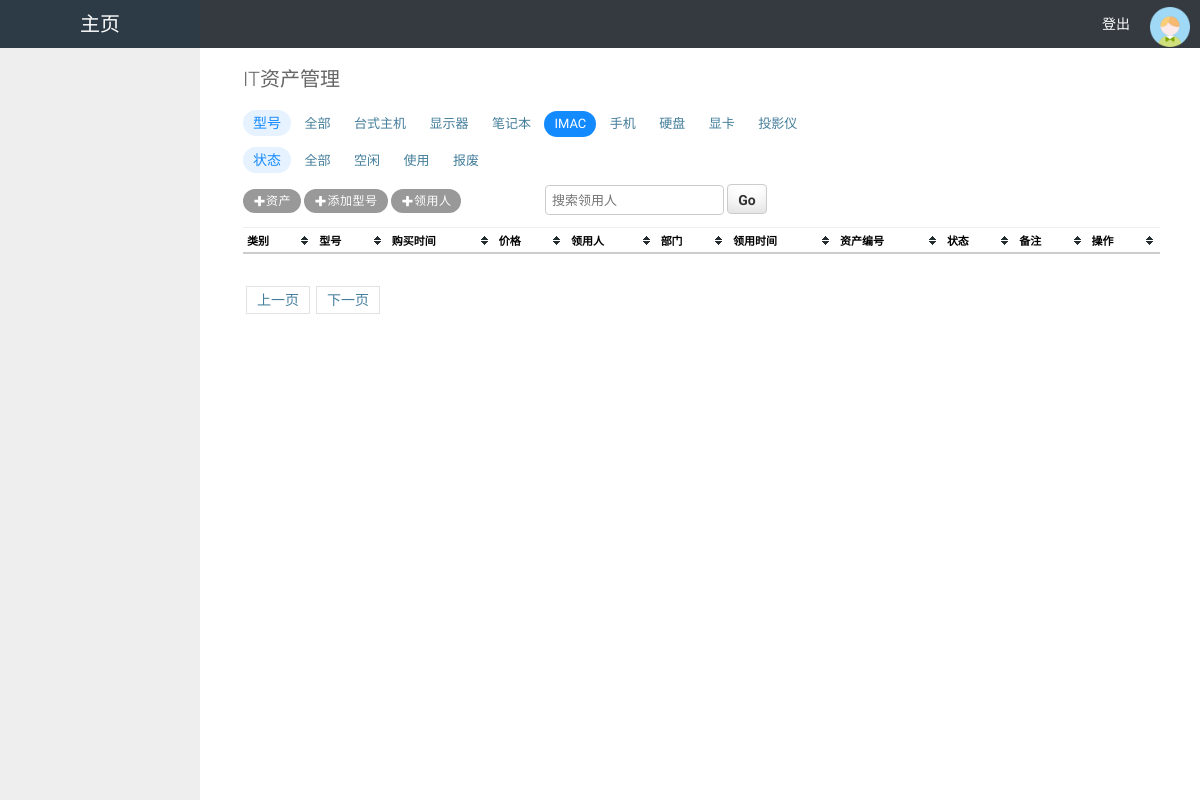
The page /asset-4-4/ on the database its author committed.
### api/models.py (models this page shows, shortened)
class Type(models.Model):
    name = models.CharField(max_length=32,verbose_name='类别')

### api/views/views.py (the view)
# urls.py: url(r'^asset-(?P<mod__type_id>\d+)-(?P<status>\d+)/$', views.handle_asset, name="asset"),
def handle_asset(request,*args,**kwargs):
    username = request.session.get('username')
    type_list = models.Type.objects.all()
    status_list = models.Asset.status_choices
    condition = {}
    r = reverse('asset',kwargs=kwargs)
    print('-->r',r)
    for k,v in kwargs.items():
        kwargs[k] = int(v)
        if v == '0':
            pass
        else:
            condition[k] = v
    print('-->condition',condition)
    print('-->args', args)
    arg_dict = kwargs
    current_page = request.GET.get('p',1)
    current_page = int(current_page)
    total_count = models.Asset.objects.all().count()
    from api.utils.page import PagerHelper
    obj = PagerHelper(total_count,current_page,'/asset-%s-%s' % (arg_dict['mod__type_id'],arg_dict['status']),1000)
    pager = obj.pager_str()
    asset_list = models.Asset.objects.filter(**condition)[obj.db_start:obj.db_end]
    if request.method == 'GET':
        q = request.GET.get('q')
        print('-->q', q)
        if q:
            rep = models.Employee.objects.filter(name__icontains=q).first()
            if rep:
                asset_list = rep.asset_set.filter(**condition)
                print('-->asset_list', asset_list)
                return render(request, 'asset.html', {'username': username, 'assets': asset_list, 'type_list': type_list, \
                                                      'status_list': status_list, 'arg_dict': arg_dict,
                                                      'str_pager': pager,'q':q})
            else:
                print('无此用户')
        else:
            q = 123
    return render(request,'asset.html',{'username':username,'assets':asset_list,'type_list':type_list,\
                                        'status_list':status_list,'arg_dict':arg_dict,'str_pager':pager})

### api/utils/page.py (called while the page is built)
    @property
    def db_start(self):
        return (self.current_page -1) * self.per_page

    @property
    def db_end(self):
        return self.current_page * self.per_page

    def total_page(self):
        v, a = divmod(self.total_count, self.per_page)
        if a != 0:
            v += 1
        return v

### templates/asset.html (shortened to what this page needs)
{% extends 'layout.html' %}
{% block css %}
    <link rel="stylesheet" type="text/css" href="/static/css/base.css">
    <link rel="stylesheet" href="/static/css/font-awesome.css">
    <link rel="stylesheet" href="/static/css/theme.default.css">
{% endblock %}
{% block content %}
    <div style="padding: 20px 40px">
    <h1>IT资产管理</h1>
    <div class="condition">
        <div>
            <span>型号</span>
            {% if arg_dict.mod__type_id  == 0 %}
                <a class="active" href="/asset-0-{{ arg_dict.status }}?q={{ q }}">全部</a>
            {% else %}
                <a href="/asset-0-{{ arg_dict.status }}?q={{ q }}">全部</a>
            {% endif %}
            {% for row in type_list %}
                {% if row.id == arg_dict.mod__type_id %}
                    <a class="active" href="/asset-{{ row.id }}-{{ arg_dict.status }}?q={{ q }}" name="{{ row.id }}">{{ row.name }}</a>
                {% else %}
                    <a href="/asset-{{ row.id }}-{{ arg_dict.status }}?q={{ q }}" name="{{ row.id }}">{{ row.name }}</a>
                {% endif %}
            {% endfor %}
        </div>
        <div>
            <span>状态</span>
            {% if arg_dict.status  == 0 %}
                <a class="active" href="/asset-{{ arg_dict.mod__type_id }}-0?q={{ q }}">全部</a>
            {% else %}
                <a href="/asset-{{ arg_dict.mod__type_id }}-0?q={{ q }}">全部</a>
            {% endif %}
            {% for row in status_list %}
                {% if row.0 == arg_dict.status %}
                    <a class="active" href="/asset-{{ arg_dict.mod__type_id }}-{{ row.0 }}?q={{ q }}" name="{{ row.id }}">{{ row.1 }}</a>
                {% else %}
                    <a href="/asset-{{ arg_dict.mod__type_id }}-{{ row.0 }}?q={{ q }}" name="{{ row.id }}">{{ row.1 }}</a>
                {% endif %}
            {% endfor %}
        </div>
    </div>
        <a href="/add_asset/" class="alink"><img src="/static/image/tooltag-add.svg" alt="">资产</a>
        <a href="/add_model/" class="alink"><img src="/static/image/tooltag-add.svg" alt="">添加型号</a>
        <a href="/add_employee/" class="alink"><img src="/static/image/tooltag-add.svg" alt="">领用人</a>
        <input id="q" type="text" style="height: 30px;margin-left: 80px" placeholder="搜索领用人" value="{{ q }}">
        <a id="search" href="/asset-0-0/?q={{ paras }}" class="button">Go</a>
    <table class="table-test asset">
        <thead>
            <tr>
                <th>类别</th>
                <th>型号</th>
                <th>购买时间</th>
                <th>价格</th>
                <th>领用人</th>
                <th>部门</th>
                <th>领用时间</th>
                <th>资产编号</th>
                <th>状态</th>
                <th>备注</th>
                <th>操作</th>
            </tr>
        </thead>
    </table>
     <div class="pagination">
        {{ str_pager | safe }}
    </div>
{% endblock %}

### static/css/base.css (style rules this page uses)
body { margin: 0; padding: 0; font-size: 14px; font-family: "Roboto","Lucida Grande","DejaVu Sans","Bitstream Vera Sans",Verdana,Arial,sans-serif; color: #333; background: #fff; }
a:link, a:visited { color: #447e9b; text-decoration: none; }
a img { border: none; }
h1,h2,h3,h4,h5 { font-weight: bold; }
h1 { margin: 0 0 20px; font-weight: 300; font-size: 20px; color: #666; }
table { border-collapse: collapse; border-color: #ccc; }
td, th { font-size: 13px; line-height: 16px; border-bottom: 1px solid #eee; vertical-align: top; padding: 8px; font-family: "Roboto", "Lucida Grande", Verdana, Arial, sans-serif; }
th { font-weight: 600; text-align: left; }
thead th, tfoot td { color: #666; padding: 5px 10px; font-size: 11px; background: #fff; border: none; border-top: 1px solid #eee; border-bottom: 1px solid #eee; }
thead th { padding: 5px 10px; line-height: normal; text-transform: uppercase; background: #f6f6f6; }
input, textarea, select, .form-row p, form .button { margin: 2px 0; padding: 2px 3px; vertical-align: middle; font-family: "Roboto", "Lucida Grande", Verdana, Arial, sans-serif; font-weight: normal; font-size: 13px; }
input[type=text], input[type=password], input[type=email], input[type=url], input[type=number], input[type=tel], textarea, select, .vTextField { border: 1px solid #ccc; border-radius: 4px; padding: 5px 6px; margin-top: 0; }
.button, input[type=submit], input[type=button], .submit-row input, a.button { background: #79aec8; padding: 10px 15px; border: none; border-radius: 4px; color: #fff; cursor: pointer; }
a.button { padding: 4px 5px; }

### static/css/theme.default.css (style rules this page uses)
.tablesorter-default { width: 100%; font: 12px/18px Arial, Sans-serif; color: #333; background-color: #fff; border-spacing: 0; margin: 10px 0 15px; text-align: left; }
.tablesorter-default th, .tablesorter-default thead td { font-weight: bold; color: #000; background-color: #fff; border-collapse: collapse; border-bottom: #ccc 2px solid; padding: 0; }
.tablesorter-default .header, .tablesorter-default .tablesorter-header { background-position: center right; background-repeat: no-repeat; cursor: pointer; white-space: normal; padding: 4px 20px 4px 4px; }

### templates/layout.html (style rules this page uses)
body { margin: 0px; font-size: 14px; line-height: 23px; }
.table-test { width:25%; border-spacing: 2px; border-color: grey; }
.table-test,asset { width:80%; }
.table-test th { background: #f6f6f6; line-height: normal; padding: 8px 0px; text-align: left; font-size: 11px; }
.button { display: inline-block; background-color: #336699; width: 70px; height: 30px; line-height: 30px; color: white; font-weight: 700; text-align: center; }

### templates/asset.html (style rules this page uses)
.alink { background: #999; font-weight: 400; border-radius: 13px; padding: 5px 10px; font-size: 12px; letter-spacing: 0.5px; color: #fff!important; }
.condition a { display: inline-block; padding: 0px 10px; font-size: 13px; margin-bottom: 10px; cursor: pointer; line-height: 26px; }
.condition a.active { background: #148aff; color: #fff; border-radius: 13px; border: none; }
.condition span { display: inline-block; background: #e6f2ff; line-height: 26px; border-radius: 13px; color: #148aff; padding: 0 10px; }
.pagination a { padding: 5px 10px; border: 1px solid #e1e2e3; margin: 0px 3px; }
#search { background: #fff; color: #333; border: 1px solid #ccc; border-radius: 4px; box-shadow: 0 -15px 20px -10px rgba(0, 0, 0, 0.15) inset; height: 30px; padding: 0 1px 0 0; width: 40px; }

### rows shown on the page
Type: name "台式主机"
Type: name "显示器"
Type: name "笔记本"
Type: name "IMAC"
Type: name "手机"
Type: name "硬盘"
Type: name "显卡"
Type: name "投影仪"

### other values the page prints
{{ row.1 }} "空闲" "使用" "报废"
{{ str_pager | safe }} "上一页 下一页"
